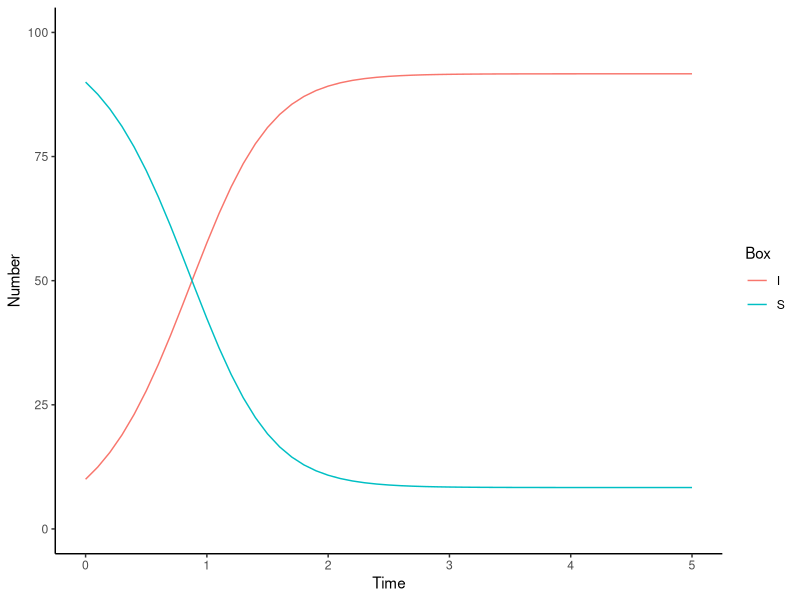

The R source for this figure:
# ------------------------------------------------------------------------------
# MoCS: Assignment 1
# September 25, 2020
# M Clark & TS O'Leary
# ------------------------------------------------------------------------------


# Question 3: Create 

# ------------------------------------------------------------------------------
# Function: euler_method
# Description: Euler's method
# Inputs: function, 
# Outputs: data.frame

euler_method <- function(funct, h, n_steps, state, params) {
  
  # Initialize vectors
  s <- vector(mode = "numeric", length = n_steps)
  i <- vector(mode = "numeric", length = n_steps)
  t <- vector(mode = "numeric", length = n_steps)
  s[1] <- state["S"]
  i[1] <- state["I"]
  t[1] <- 0

  # Iterate through the function for n_steps
  for (n in 1:n_steps) {
    s[n + 1] <- s[n] + h * funct(t[n], state, params)[[1]]["S"]
    i[n + 1] <- i[n] + h * funct(t[n], state, params)[[1]]["I"]
    t[n + 1] <- t[n] + h
    state["S"] <- s[n + 1]
    state["I"] <- i[n + 1]
  }
  
  # Return resulting vectors in a data.frame
  return(data.frame(S = s, I = i, Time = t))
  
} 
# End function -----------------------------------------------------------------

# ------------------------------------------------------------------------------
# Function: s_dot
# Description: description
# Inputs: input_description
# Outputs: output_description

sis_model <- function(t, state, params) {
  
  with(as.list(c(state, params)), {
    
    S_dot <- (-beta * S * I) + (gamma * I)
    I_dot <- (beta * S * I) - (gamma * I)
    
    return(list(c(S = S_dot, I = I_dot)))
    
  })
  
} 
# End function -----------------------------------------------------------------

# Inital state of the system
state <- c(S = 90, I = 10)

# Infection and Recovery parameters
params <- c(beta = 0.03, gamma = 0.25)


out <- euler_method(sis_model, h = 0.1, n_steps = 50, params = params, state = state)

require(tidyverse)

out <- out %>%
  pivot_longer(S:I, names_to = "Box", values_to = "Number")

ggplot(data = out) +
  geom_line(aes(x = Time, y = Number, color = Box)) +
  ylim(c(0, 100)) +
  theme_classic()
